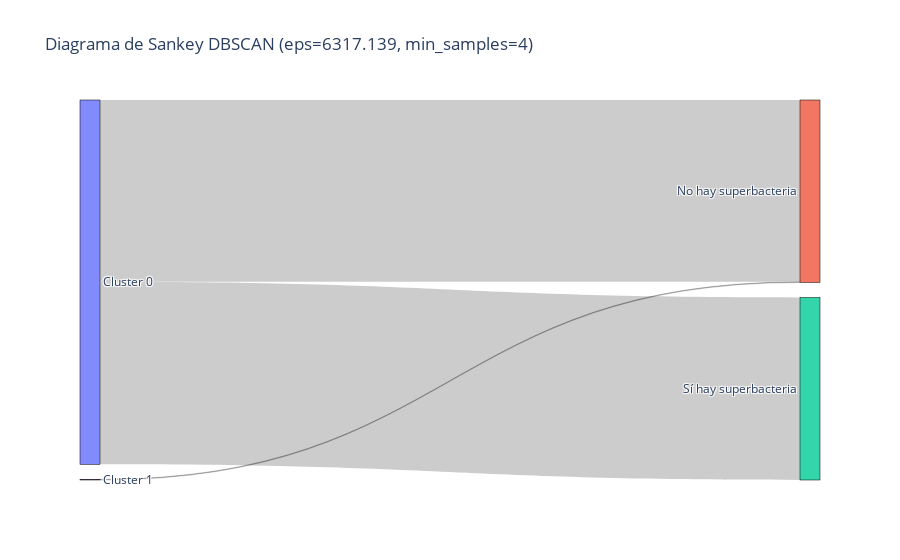

Notebook code for this chart:
### Code cell
# Tomo los mejores parámetros (el primero de top_n_clusters)
best_n_clusters_dbscan = top_n_clusters[0]
n_clusters, min_samples, eps, silueta, n_noise, cluster_counts = best_n_clusters_dbscan

# DBSCAN utilizando los best_n_clusters_dbscan parámetros
dbscan = DBSCAN (eps=eps, min_samples=min_samples)
labels_dbscan = dbscan.fit_predict(X_train)

# Cálculo del índice Rand ajustado (con ruido)
ari_con_ruido = adjusted_rand_score(y_train, labels_dbscan)
print(f"Adjusted Rand Index (con ruido): {ari_con_ruido:.4f}")

# Cálculo del índice Rand ajustado (sin ruido)
mask = labels_dbscan != -1
ari_sin_ruido = adjusted_rand_score(y_train[mask], labels_dbscan[mask])
print(f"Adjusted Rand Index (sin ruido): {ari_sin_ruido:.4f}")


# Renombro las clases reales (0 = no hay superb: 1= si hay superb)
y_train_named = y_train.map({0: "No hay superbacteria", 1: "Sí hay superbacteria"})

# Creo el DF para hacer Sankey
labels_dbscan_named = ['Ruido' if label == -1 else f'Cluster {label}' for label in labels_dbscan]
df_sankey = pd.DataFrame({
    'Cluster': labels_dbscan_named,
    'Clase Real': y_train_named.reset_index(drop=True)
})

# Agrupación de combinaciones
links = df_sankey.groupby(['Cluster', 'Clase Real']).size().reset_index(name='count')

# Creo nodos únicos
labels = pd.unique(links[['Cluster', 'Clase Real']].values.ravel())
label_map = {label: i for i, label in enumerate(labels)}

# Mapeo texto a índices
source = links['Cluster'].map(label_map)
target = links['Clase Real'].map(label_map)
value = links['count']

# Creo el diagrama de Sankey
fig = go.Figure(go.Sankey(
    node=dict(
        pad=15,
        thickness=20,
        line=dict (color="black", width=0.5),
        label = labels
    ),
    link=dict(
        source = source,
        target = target,
        value = value
    )
))

fig.update_layout(title_text=f"Diagrama de Sankey DBSCAN (eps={eps:.3f}, min_samples={min_samples})", font_size =12)
fig.show()

### Figure 1 — Plotly figure (JSON) as saved in the notebook; plotly's stock layout.template omitted (floating-point values rounded to 4 significant figures)
{"data": [{"link": {"source": [0, 0, 3], "target": [1, 2, 1], "value": [1154, 1158, 4]}, "node": {"label": ["Cluster 0", "No hay superbacteria", "Sí hay superbacteria", "Cluster 1"], "line": {"color": "black", "width": 0.5}, "pad": 15, "thickness": 20}, "type": "sankey"}], "layout": {"font": {"size": 12}, "title": {"text": "Diagrama de Sankey DBSCAN (eps=6317.139, min_samples=4)"}}}
